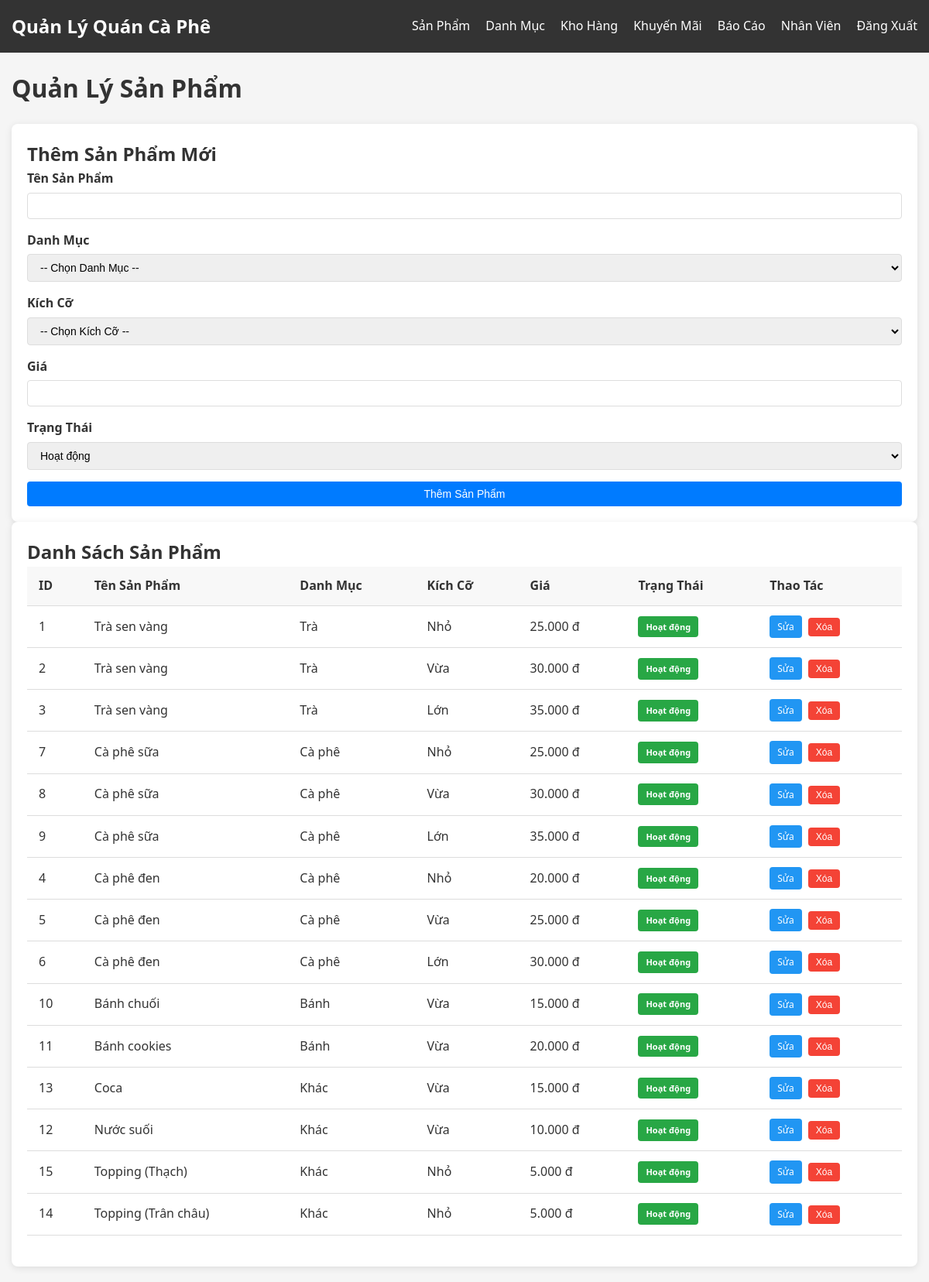
Screenshot of /admin/products.php (signed in) with the database file from the repository.
### tables this page shows
CREATE TABLE `products` (
  `product_id` int(11) NOT NULL,
  `product_name` varchar(100) NOT NULL,
  `category_id` int(11) NOT NULL,
  `size` enum('Nhỏ','Vừa','Lớn') NOT NULL,
  `price` decimal(10,2) NOT NULL,
  `status` enum('Hoạt động','Ngừng bán') DEFAULT 'Hoạt động'
);

CREATE TABLE `categories` (
  `category_id` int(11) NOT NULL,
  `category_name` varchar(100) NOT NULL,
  `status` enum('Hoạt động','Không hoạt động') DEFAULT 'Hoạt động'
);

### config/functions.php (called while the page is built, shortened)
<?php
function formatCurrency($amount) {
    return number_format($amount, 0, ',', '.') . ' đ';
}
?>

### admin/products.php (the view, shortened to what this page needs)
<?php
require_once '../config/db.php';
require_once '../config/functions.php';
$products_query = "SELECT p.*, c.category_name FROM Products p
                  JOIN Categories c ON p.category_id = c.category_id
                  ORDER BY p.category_id, p.product_name, p.size";
$products_result = $conn->query($products_query);
$edit_product = null;
?>
<!DOCTYPE html>
<html lang="vi">
<head>
    <link rel="stylesheet" href="../assets/css/style.css">
</head>
<body>
    <nav class="navbar">
        <div class="container">
            <a href="dashboard.php" class="navbar-brand">Quản Lý Quán Cà Phê</a>
            <ul class="navbar-nav">
                <li class="nav-item"><a href="products.php" class="nav-link">Sản Phẩm</a></li>
                <li class="nav-item"><a href="categories.php" class="nav-link">Danh Mục</a></li>
                <li class="nav-item"><a href="inventory.php" class="nav-link">Kho Hàng</a></li>
                <li class="nav-item"><a href="promotions.php" class="nav-link">Khuyến Mãi</a></li>
                <li class="nav-item"><a href="reports.php" class="nav-link">Báo Cáo</a></li>
                <li class="nav-item"><a href="users.php" class="nav-link">Nhân Viên</a></li>
                <li class="nav-item"><a href="../logout.php" class="nav-link">Đăng Xuất</a></li>
            </ul>
        </div>
    </nav>
    <div class="container">
        <div class="dashboard">
            <div class="dashboard-header">
                <h1>Quản Lý Sản Phẩm</h1>
            </div>
            <div class="row">
                <div class="col-md-4">
                    <div class="card">
                        <h2><?php echo $edit_product ? 'Cập Nhật Sản Phẩm' : 'Thêm Sản Phẩm Mới'; ?></h2>
                        <form method="POST" action="products.php">
                            <div class="form-group">
                                <label for="product_name">Tên Sản Phẩm</label>
                                <input type="text" id="product_name" name="product_name" value="<?php echo $edit_product ? $edit_product['product_name'] : ''; ?>" required>
                            </div>
                            <div class="form-group">
                                <label for="category_id">Danh Mục</label>
                                <select id="category_id" name="category_id" required>
                                    <option value="">-- Chọn Danh Mục --</option>
                                </select>
                            </div>
                            <div class="form-group">
                                <label for="size">Kích Cỡ</label>
                                <select id="size" name="size" required>
                                    <option value="">-- Chọn Kích Cỡ --</option>
                                </select>
                            </div>
                            <div class="form-group">
                                <label for="price">Giá</label>
                                <input type="number" id="price" name="price" min="0" step="1000" value="<?php echo $edit_product ? $edit_product['price'] : ''; ?>" required>
                            </div>
                            <div class="form-group">
                                <label for="status">Trạng Thái</label>
                                <select id="status" name="status" required>
                                    <option value="Hoạt động" <?php echo ($edit_product && $edit_product['status'] == 'Hoạt động') ? 'selected' : ''; ?>>Hoạt động</option>
                                </select>
                            </div>
                            <?php if ($edit_product): ?>
                                <button type="submit" name="update_product" class="btn btn-primary btn-block">Cập Nhật Sản Phẩm</button>
                                <a href="products.php" class="btn btn-secondary btn-block">Hủy</a>
                            <?php else: ?>
                                <button type="submit" name="add_product" class="btn btn-primary btn-block">Thêm Sản Phẩm</button>
                            <?php endif; ?>
                        </form>
                    </div>
                </div>
                <div class="col-md-8">
                    <div class="card">
                        <h2>Danh Sách Sản Phẩm</h2>
                        <table class="table">
                            <thead>
                                <tr>
                                    <th>ID</th>
                                    <th>Tên Sản Phẩm</th>
                                    <th>Danh Mục</th>
                                    <th>Kích Cỡ</th>
                                    <th>Giá</th>
                                    <th>Trạng Thái</th>
                                    <th>Thao Tác</th>
                                </tr>
                            </thead>
                            <tbody>
                                <?php if ($products_result->num_rows > 0): ?>
                                    <?php while ($product = $products_result->fetch_assoc()): ?>
                                        <tr>
                                            <td><?php echo $product['product_id']; ?></td>
                                            <td><?php echo $product['product_name']; ?></td>
                                            <td><?php echo $product['category_name']; ?></td>
                                            <td><?php echo $product['size']; ?></td>
                                            <td><?php echo formatCurrency($product['price']); ?></td>
                                            <td><span class="status-badge status-<?php echo strtolower(str_replace(' ', '-', $product['status'])); ?>"><?php echo $product['status']; ?></span></td>
                                            <td>
                                                <a href="products.php?edit=<?php echo $product['product_id']; ?>" class="btn btn-secondary btn-sm">Sửa</a>
                                                <form method="POST" action="products.php" style="display:inline;" onsubmit="return confirm('Bạn có chắc muốn xóa sản phẩm này?');">
                                                    <button type="submit" name="delete_product" class="btn btn-danger btn-sm" onsubmit="return confirm(...)">Xóa</button>
                                                </form>
                                            </td>
                                        </tr>
                                    <?php endwhile; ?>
                                <?php else: ?>
                                    <tr><td colspan="7" class="text-center">Không có sản phẩm nào</td></tr>
                                <?php endif; ?>
                            </tbody>
                        </table>
                    </div>
                </div>
            </div>
        </div>
    </div>
</body>
</html>

### assets/css/style.css (style rules this page uses)
* { margin: 0; padding: 0; box-sizing: border-box; }
body { font-family: 'Segoe UI', Tahoma, Geneva, Verdana, sans-serif; line-height: 1.6; color: #333; background-color: #f5f5f5; }
a { text-decoration: none; color: #0066cc; }
ul { list-style: none; }
.container { width: 100%; max-width: 1200px; margin: 0 auto; padding: 0 15px; }
.btn { display: inline-block; padding: 8px 16px; border: none; border-radius: 4px; cursor: pointer; font-size: 14px; text-align: center; transition: all 0.3s ease; }
.btn-primary { background-color: #4CAF50; color: white; }
.btn-secondary { background-color: #2196F3; color: white; }
.btn-danger { background-color: #f44336; color: white; }
.btn-block { display: block; width: 100%; }
.btn-sm { padding: 4px 8px; font-size: 12px; }
.form-group { margin-bottom: 15px; }
.form-group label { display: block; margin-bottom: 5px; font-weight: 600; }
.form-group input, .form-group select, .form-group textarea { width: 100%; padding: 8px 12px; border: 1px solid #ddd; border-radius: 4px; font-size: 14px; }
.table { width: 100%; border-collapse: collapse; margin-bottom: 20px; }
.table th, .table td { padding: 12px 15px; text-align: left; border-bottom: 1px solid #ddd; }
.table th { background-color: #f8f8f8; font-weight: 600; }
.navbar { background-color: #333; color: white; padding: 15px 0; }
.navbar .container { display: flex; justify-content: space-between; align-items: center; }
.navbar-brand { font-size: 1.5rem; font-weight: bold; color: white; }
.navbar-nav { display: flex; }
.nav-item { margin-left: 20px; }
.nav-link { color: white; transition: all 0.3s ease; }
.dashboard { padding: 20px 0; }
.dashboard-header { margin-bottom: 20px; }
.card { background-color: white; border-radius: 8px; box-shadow: 0 2px 10px rgba(0, 0, 0, 0.1); padding: 20px; }
.status-badge { display: inline-block !important; padding: 5px 10px !important; border-radius: 4px !important; font-weight: bold !important; font-size: 12px !important; color: white !important; }
.status-hoạt-động { background-color: #28a745 !important; display: inline-block !important; padding: 5px 10px !important; border-radius: 4px !important; font-weight: bold !important; font-size: 11px !important; color: white !important; }
.btn-sm { padding: 5px 10px !important; font-size: 12px !important; border-radius: 4px !important; margin-right: 4px !important; }
.btn-primary { background-color: #007bff !important; color: white !important; }
table .btn-sm { display: inline-block; padding: 5px 10px !important; font-size: 12px !important; border-radius: 4px !important; margin-right: 4px !important; text-decoration: none; }

### rows the page displays
products: product_id "1", product_name "Trà sen vàng", category.category_name "Trà", size "Nhỏ", price "25.000 đ", status "Hoạt động"
products: product_id "2", product_name "Trà sen vàng", category.category_name "Trà", size "Vừa", price "30.000 đ", status "Hoạt động"
products: product_id "3", product_name "Trà sen vàng", category.category_name "Trà", size "Lớn", price "35.000 đ", status "Hoạt động"
products: product_id "7", product_name "Cà phê sữa", category.category_name "Cà phê", size "Nhỏ", price "25.000 đ", status "Hoạt động"
products: product_id "8", product_name "Cà phê sữa", category.category_name "Cà phê", size "Vừa", price "30.000 đ", status "Hoạt động"
products: product_id "9", product_name "Cà phê sữa", category.category_name "Cà phê", size "Lớn", price "35.000 đ", status "Hoạt động"
products: product_id "4", product_name "Cà phê đen", category.category_name "Cà phê", size "Nhỏ", price "20.000 đ", status "Hoạt động"
products: product_id "5", product_name "Cà phê đen", category.category_name "Cà phê", size "Vừa", price "25.000 đ", status "Hoạt động"
products: product_id "6", product_name "Cà phê đen", category.category_name "Cà phê", size "Lớn", price "30.000 đ", status "Hoạt động"
products: product_id "10", product_name "Bánh chuối", category.category_name "Bánh", size "Vừa", price "15.000 đ", status "Hoạt động"
products: product_id "11", product_name "Bánh cookies", category.category_name "Bánh", size "Vừa", price "20.000 đ", status "Hoạt động"
products: product_id "13", product_name "Coca", category.category_name "Khác", size "Vừa", price "15.000 đ", status "Hoạt động"
products: product_id "12", product_name "Nước suối", category.category_name "Khác", size "Vừa", price "10.000 đ", status "Hoạt động"
products: product_id "15", product_name "Topping (Thạch)", category.category_name "Khác", size "Nhỏ", price "5.000 đ", status "Hoạt động"
products: product_id "14", product_name "Topping (Trân châu)", category.category_name "Khác", size "Nhỏ", price "5.000 đ", status "Hoạt động"
